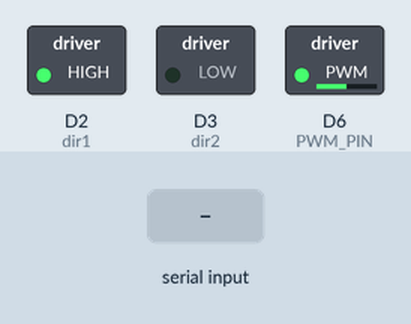
The program below on a simulated CircuitPython board. Parts: switched loads named in the program (green lamp = pin HIGH). The test bench sets the inputs (shaded band). What the program prints to the serial console is not drawn.

Above: at 1.2 s.
1.3 s: "stop" typed at the serial console, then Enter
At 2.5 s:
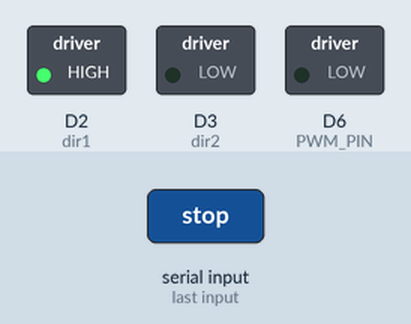
2.8 s: "d" typed at the serial console, then Enter
4.3 s: "dir" typed at the serial console, then Enter
Timing chart, 0 to 7.3 s (numbered marks = the images above; inputs shaded):
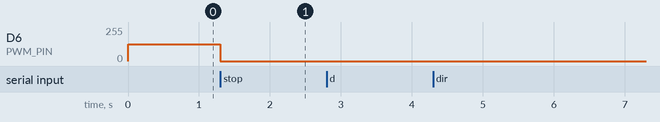

Measured:
- after the input at 1.3 s, D6 (PWM_PIN): 127/255 → 0/255 at once
- after the input at 2.8 s, every drawn part: stays the same
- after the input at 4.3 s, every drawn part: stays the same

The program:

open_loop_duty_ctl.py
```python
import time
import board
import pwmio
import digitalio
import supervisor

# ========= EDIT YOUR PINS HERE (avoid SPI pins used by LS7366) =========
PWM_PIN  = board.D6   # -> L298N ENA (remove ENA jumper)
DIR1_PIN = board.D2   # -> L298N IN1
DIR2_PIN = board.D3   # -> L298N IN2
# =======================================================================

PWM_FREQ_HZ  = 20000       # 20 kHz = quiet motor PWM
MAX_DUTY     = 65535
DEADTIME_S   = 0.050       # 50 ms coast when reversing
MIN_DUTY_PCT = 0           # static-friction floor if needed

# --- Initialize hardware ---
pwm = pwmio.PWMOut(PWM_PIN, frequency=PWM_FREQ_HZ, duty_cycle=0)
dir1 = digitalio.DigitalInOut(DIR1_PIN); dir1.direction = digitalio.Direction.OUTPUT
dir2 = digitalio.DigitalInOut(DIR2_PIN); dir2.direction = digitalio.Direction.OUTPUT

enabled   = True
direction = 1      # +1 or −1
duty_pct  = 50    # 0–100 %

def set_dir(sign: int):
    """Safe direction change: coast + deadtime, then set IN1/IN2."""
    global direction
    sign = 1 if sign >= 0 else -1
    if sign != direction:
        pwm.duty_cycle = 0
        dir1.value = dir2.value = False
        time.sleep(DEADTIME_S)
        direction = sign
    dir1.value, dir2.value = (True, False) if direction > 0 else (False, True)

def pct_to_duty(pct: float) -> int:
    pct = max(0.0, min(100.0, pct))
    if pct > 0 and pct < MIN_DUTY_PCT:
        pct = MIN_DUTY_PCT
    return int((pct / 100.0) * MAX_DUTY)

def set_duty_pct(pct: float):
    global duty_pct
    duty_pct = max(0.0, min(100.0, pct))
    pwm.duty_cycle = pct_to_duty(duty_pct) if enabled else 0

def set_enabled(en: bool):
    global enabled
    enabled = bool(en)
    pwm.duty_cycle = pct_to_duty(duty_pct) if enabled else 0

def set_pwm_freq(hz: int):
    current = pwm.duty_cycle
    pwm.frequency = max(100, int(hz))
    pwm.duty_cycle = current

def stop_motor():
    """Immediately stop the motor safely."""
    pwm.duty_cycle = 0
    dir1.value = dir2.value = False
    print("⚠ Motor stopped safely.")

def help_text():
    print(
        "\nCommands:\n"
        "  d <0-100>   : set PWM duty %\n"
        "  dir <1|-1>  : change direction (with deadtime)\n"
        "  f <Hz>      : change PWM frequency\n"
        "  start/stop  : enable or disable outputs\n"
        "  status      : print current state\n"
        "  help        : show this message\n"
        "Press Ctrl+C anytime → motor stops safely.\n"
    )

def print_status():
    print(f"enabled={enabled}  dir={direction}  duty={duty_pct:.1f}%  f={pwm.frequency} Hz")

# --- Startup ---
set_dir(direction)
set_enabled(True)
help_text()
print_status()

try:
    while True:
        if supervisor.runtime.serial_bytes_available:
            try:
                line = input().strip()
            except EOFError:
                line = ""
            if not line:
                continue

            parts = line.split()
            cmd = parts[0].lower()

            try:
                if cmd == "d" and len(parts) == 2:
                    set_duty_pct(float(parts[1])); print_status()
                elif cmd == "dir" and len(parts) == 2:
                    set_dir(int(parts[1])); print_status()
                elif cmd == "f" and len(parts) == 2:
                    set_pwm_freq(int(float(parts[1]))); print_status()
                elif cmd == "start":
                    set_enabled(True); print_status()
                elif cmd == "stop":
                    set_enabled(False); print_status()
                elif cmd == "status":
                    print_status()
                elif cmd == "help":
                    help_text()
                else:
                    print("Unknown command. Type 'help'.")
            except Exception as e:
                print("Error:", e)

        time.sleep(0.002)

except KeyboardInterrupt:
    # Safe stop on Ctrl + C
    stop_motor()
    print("Program interrupted by user (Ctrl + C). Exiting…")
```
